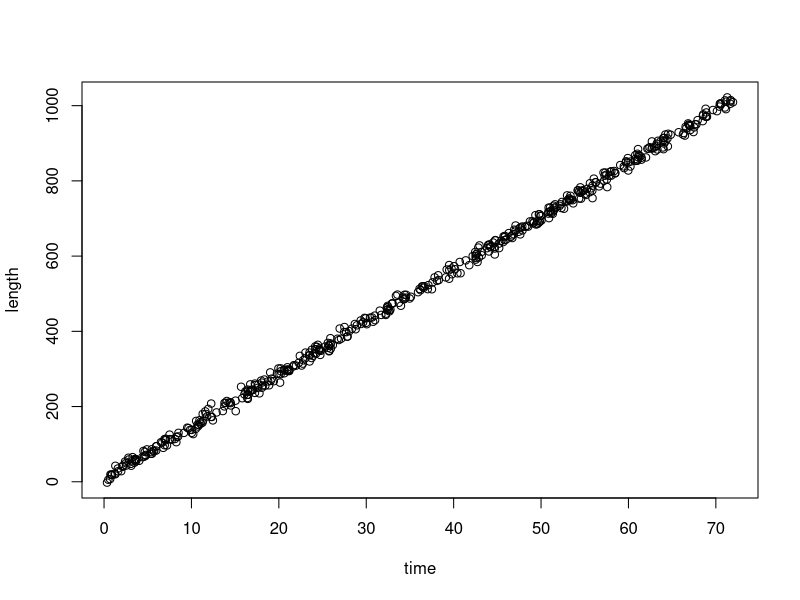
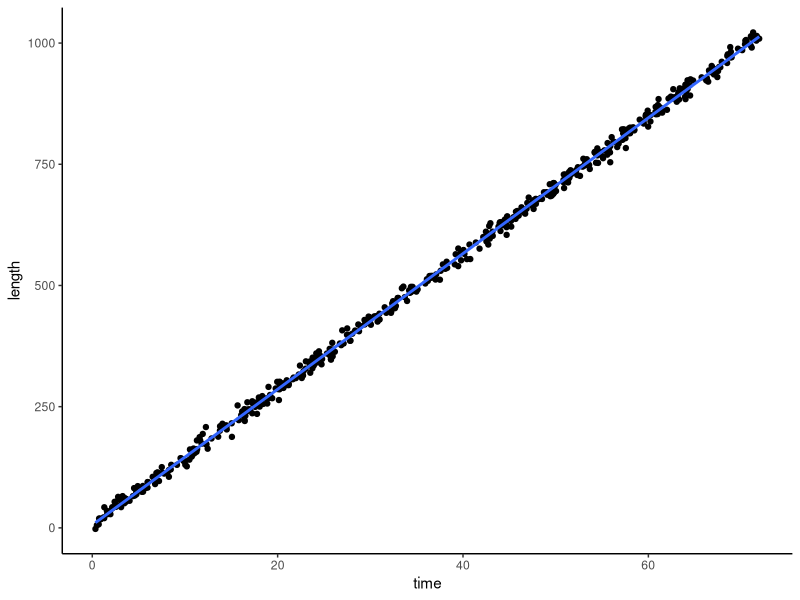
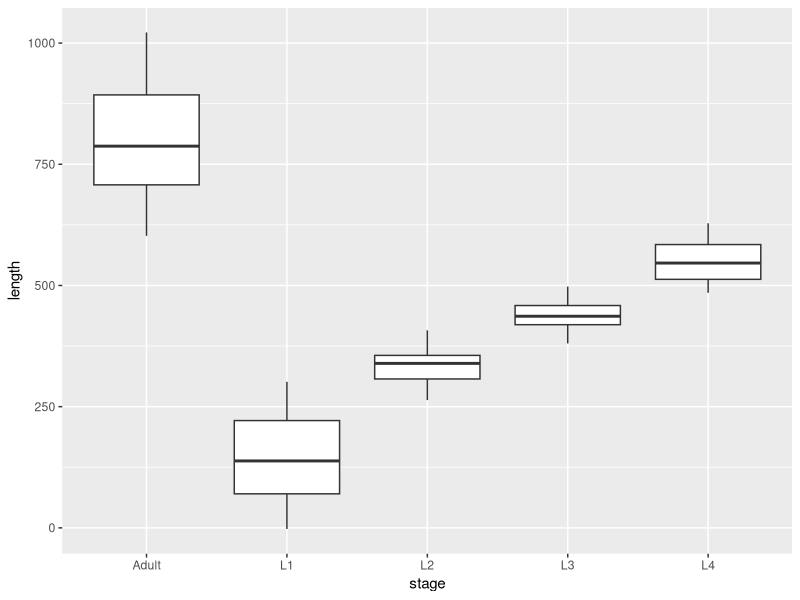
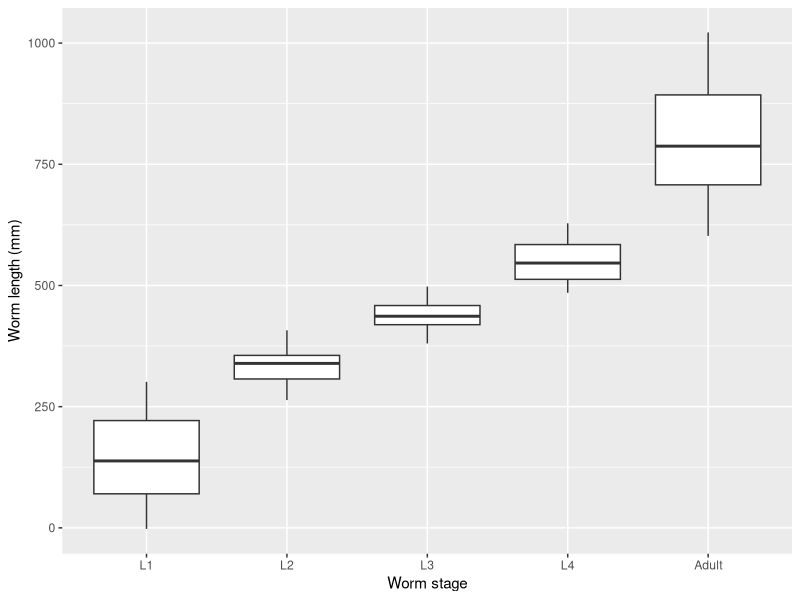
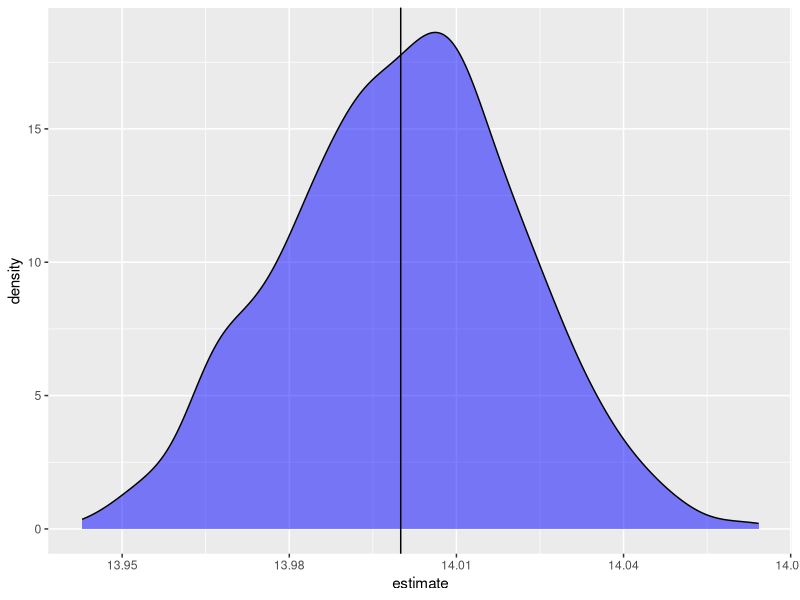
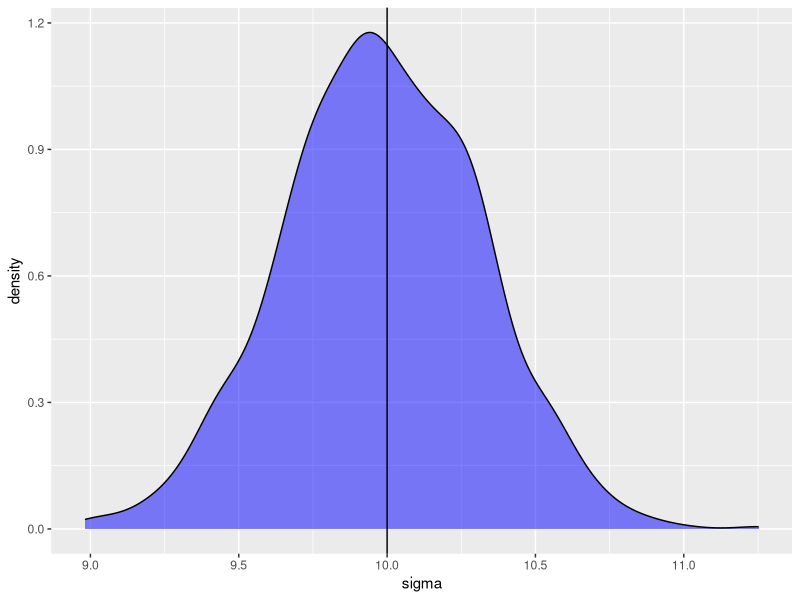

The R script that drew these images, in order:
##### 
# A test script
# 02.05.2020
library(tidyverse)
library(tidyr)


##### 
#Create simulation data
# Create a growth curve for worms
# Data is measure of worm length over time
set.seed(16)
n <- 500 # number of observations
a <- 5 # intercept - size of an egg
b <- 14 # slope, 14 mm increase in size with a unit increase (1 hour) in time
var <- 10^2 # variation in size 

time <- runif(n, min = 0, max = 24*3) # set up measures of time - uniform distribution- over three days

er <- rnorm(n, mean = 0, sd = sqrt(var)) # normally distributed error

length <- a + b*time  + er # length measured (simulated)

growthfit  <- lm(length ~ time)

summary(growthfit)
#mean(time)
#mean(length)

plot(time, length) # relationship between time and length 

worm.grow <- data.frame(time, length, er) %>% # create  a dataframe to use in ggplot below
    mutate(stage = case_when(time < 20 ~ "L1", # create a factor variable to store stage information
                             time >= 20 & time < 27 ~ "L2",
                             time >= 27 & time < 34 ~ "L3",
                             time >= 34 & time < 43 ~ "L4",
                             time >=43 ~ "Adult"))


ggplot(data = worm.grow, aes(x = time, y = length)) +
    geom_point() +
    theme_classic() +
    geom_smooth(method = 'lm') #fit a line using lm() (linear regression)


ggplot(data= worm.grow, aes(x = stage, y = length)) +
    geom_boxplot()

# reorder factor levels to be: L1, L2, L3, L4 and Adult
fct_reorder(worm.grow$stage, worm.grow$length) %>%  # Reorder based on median length
    levels() %>% head()

ggplot(data= worm.grow, aes(x = fct_reorder(stage, length), y = length)) +
    geom_boxplot() +
    xlab("Worm stage") +
    ylab("Worm length (mm)")


#######
# March 11, 2020: https://aosmith.rbind.io/2018/01/09/simulate-simulate-part1/
# Create a function
library(purrr)
library(broom)
suppressMessages( library(dplyr) )
library(ggplot2)

worm_grow_fun = function(n = 500, a =  5, b = 14, var = 100, days = 3) {
    time <- runif(n, min = 0, max = 24*days) # set up measures of time - uniform distribution- over three days
    er <- rnorm(n, mean = 0, sd = sqrt(var)) # normally distributed error
    length <- a + b*time  + er # length measured (simulated)
    growthfit  <- lm(length ~ time)
}

sims = rerun(1000, worm_grow_fun()) #use rerun() function to run simulation 1000 times

tidy(growthfit) # observe what tidy version of model output  looks like

summary(growthfit)$sigma #what  did the standard deviation?

sims %>%
    map_df(tidy) %>%
    filter(term == "time") %>% #time coefficient
    ggplot( aes(estimate)) + # plot the estimate
    geom_density(fill = "blue", alpha = .5) +
    geom_vline( xintercept = 14) #add line at expectation

sims %>%
    map_dbl(~summary(.x)$sigma) %>% #extract the standard deviation
    data.frame(sigma = .) %>%
    ggplot(aes(sigma)) +
    geom_density(fill = "blue", alpha = .5) +
    geom_vline(xintercept = 10) #add line at expectation

sims %>%
    map_dbl(~summary(.x)$sigma) %>%
    {. < 10} %>% #how many times was the standard deviation less than expected?
    mean()

#sims %>%
#    map_df(tidy) %>%
#    filter(term == "time") %>%
#    pull(p.value) %>%
#    {. <  0.05} %>%
#    mean()
